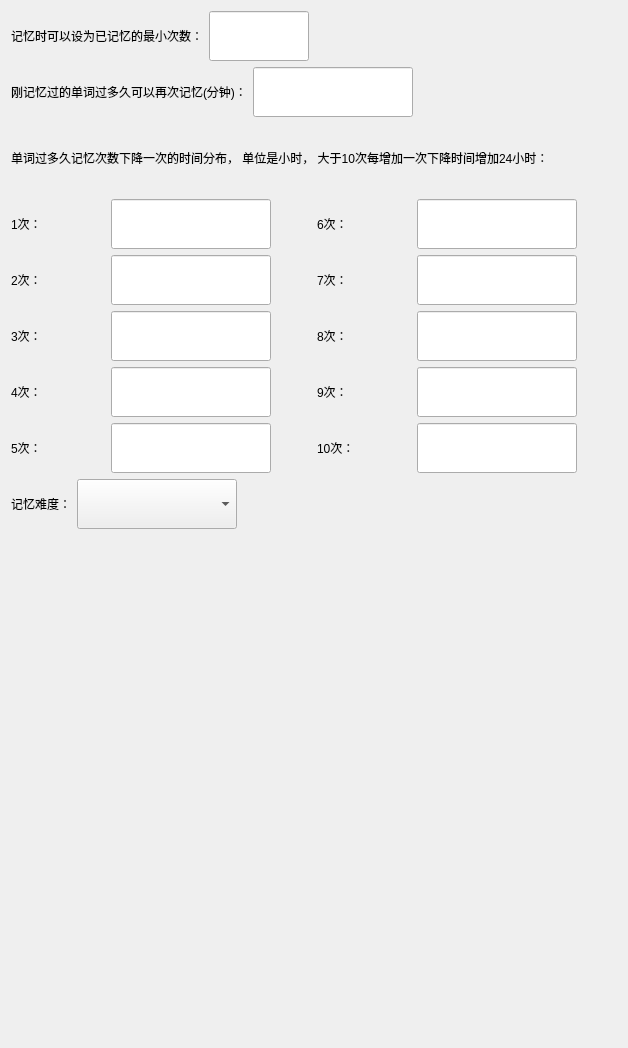
     <widget class="QWidget" name="tab_forgetSet">
      <attribute name="title">
       <string>记忆设置</string>
      </attribute>
      <layout class="QVBoxLayout" name="verticalLayout_2">
       <item>
        <layout class="QHBoxLayout" name="horizontalLayout">
         <item>
          <widget class="QLabel" name="label_leastFoTi">
           <property name="text">
            <string>记忆时可以设为已记忆的最小次数：</string>
           </property>
          </widget>
         </item>
         <item>
          <widget class="QLineEdit" name="lineEdit_leastFoTi">
           <property name="sizePolicy">
            <sizepolicy hsizetype="Preferred" vsizetype="Fixed">
             <horstretch>0</horstretch>
             <verstretch>0</verstretch>
            </sizepolicy>
           </property>
           <property name="minimumSize">
            <size>
             <width>100</width>
             <height>50</height>
            </size>
           </property>
           <property name="maximumSize">
            <size>
             <width>100</width>
             <height>16777215</height>
            </size>
           </property>
          </widget>
         </item>
         <item>
          <spacer name="horizontalSpacer_4">
           <property name="orientation">
            <enum>Qt::Horizontal</enum>
           </property>
           <property name="sizeHint" stdset="0">
            <size>
             <width>40</width>
             <height>20</height>
            </size>
           </property>
          </spacer>
         </item>
        </layout>
       </item>
       <item>
        <layout class="QHBoxLayout" name="horizontalLayout_2">
         <item>
          <widget class="QLabel" name="label_memInterval">
           <property name="text">
            <string>刚记忆过的单词过多久可以再次记忆(分钟)：</string>
           </property>
          </widget>
         </item>
         <item>
          <widget class="QLineEdit" name="lineEdit_memInterval">
           <property name="sizePolicy">
            <sizepolicy hsizetype="Preferred" vsizetype="Fixed">
             <horstretch>0</horstretch>
             <verstretch>0</verstretch>
            </sizepolicy>
           </property>
           <property name="minimumSize">
            <size>
             <width>160</width>
             <height>50</height>
            </size>
           </property>
           <property name="maximumSize">
            <size>
             <width>160</width>
             <height>16777215</height>
            </size>
           </property>
          </widget>
         </item>
         <item>
          <spacer name="horizontalSpacer_5">
           <property name="orientation">
            <enum>Qt::Horizontal</enum>
           </property>
           <property name="sizeHint" stdset="0">
            <size>
             <width>40</width>
             <height>20</height>
            </size>
           </property>
          </spacer>
         </item>
        </layout>
       </item>
       <item>
        <widget class="QLabel" name="label_declineTimes">
         <property name="minimumSize">
          <size>
           <width>0</width>
           <height>70</height>
          </size>
         </property>
         <property name="text">
          <string>单词过多久记忆次数下降一次的时间分布， 单位是小时， 大于10次每增加一次下降时间增加24小时：</string>
         </property>
         <property name="wordWrap">
          <bool>true</bool>
         </property>
        </widget>
       </item>
       <item>
        <layout class="QHBoxLayout" name="horizontalLayout_3">
         <item>
          <layout class="QGridLayout" name="gridLayout">
           <property name="horizontalSpacing">
            <number>0</number>
           </property>
           <item row="0" column="0">
            <widget class="QLabel" name="label_times0">
             <property name="minimumSize">
              <size>
               <width>100</width>
               <height>0</height>
              </size>
             </property>
             <property name="text">
              <string>1次：</string>
             </property>
            </widget>
           </item>
           <item row="0" column="1">
            <widget class="QLineEdit" name="lineEdit_times0">
             <property name="sizePolicy">
              <sizepolicy hsizetype="Preferred" vsizetype="Fixed">
               <horstretch>0</horstretch>
               <verstretch>0</verstretch>
              </sizepolicy>
             </property>
             <property name="minimumSize">
              <size>
               <width>160</width>
               <height>50</height>
              </size>
             </property>
             <property name="maximumSize">
              <size>
               <width>160</width>
               <height>16777215</height>
              </size>
             </property>
            </widget>
           </item>
           <item row="1" column="0">
            <widget class="QLabel" name="label_times1">
             <property name="minimumSize">
              <size>
               <width>100</width>
               <height>0</height>
              </size>
             </property>
             <property name="text">
              <string>2次：</string>
             </property>
            </widget>
           </item>
           <item row="1" column="1">
            <widget class="QLineEdit" name="lineEdit_times1">
             <property name="sizePolicy">
              <sizepolicy hsizetype="Preferred" vsizetype="Fixed">
               <horstretch>0</horstretch>
               <verstretch>0</verstretch>
              </sizepolicy>
             </property>
             <property name="minimumSize">
              <size>
               <width>160</width>
               <height>50</height>
              </size>
             </property>
             <property name="maximumSize">
              <size>
               <width>160</width>
               <height>16777215</height>
              </size>
             </property>
            </widget>
           </item>
           <item row="2" column="0">
            <widget class="QLabel" name="label_times2">
             <property name="minimumSize">
              <size>
               <width>100</width>
               <height>0</height>
              </size>
             </property>
             <property name="text">
              <string>3次：</string>
             </property>
            </widget>
           </item>
           <item row="2" column="1">
            <widget class="QLineEdit" name="lineEdit_times2">
             <property name="sizePolicy">
              <sizepolicy hsizetype="Preferred" vsizetype="Fixed">
               <horstretch>0</horstretch>
               <verstretch>0</verstretch>
              </sizepolicy>
             </property>
             <property name="minimumSize">
              <size>
               <width>160</width>
               <height>50</height>
              </size>
             </property>
             <property name="maximumSize">
              <size>
               <width>160</width>
               <height>16777215</height>
              </size>
             </property>
            </widget>
           </item>
           <item row="3" column="0">
            <widget class="QLabel" name="label_times3">
             <property name="minimumSize">
              <size>
               <width>100</width>
               <height>0</height>
              </size>
             </property>
             <property name="text">
              <string>4次：</string>
             </property>
            </widget>
           </item>
           <item row="3" column="1">
            <widget class="QLineEdit" name="lineEdit_times3">
             <property name="sizePolicy">
              <sizepolicy hsizetype="Preferred" vsizetype="Fixed">
               <horstretch>0</horstretch>
               <verstretch>0</verstretch>
              </sizepolicy>
             </property>
             <property name="minimumSize">
              <size>
               <width>160</width>
               <height>50</height>
              </size>
             </property>
             <property name="maximumSize">
              <size>
               <width>160</width>
               <height>16777215</height>
              </size>
             </property>
            </widget>
           </item>
           <item row="4" column="0">
            <widget class="QLabel" name="label_times4">
             <property name="minimumSize">
              <size>
               <width>100</width>
               <height>0</height>
              </size>
             </property>
             <property name="text">
              <string>5次：</string>
             </property>
            </widget>
           </item>
           <item row="4" column="1">
            <widget class="QLineEdit" name="lineEdit_times4">
             <property name="sizePolicy">
              <sizepolicy hsizetype="Preferred" vsizetype="Fixed">
               <horstretch>0</horstretch>
               <verstretch>0</verstretch>
              </sizepolicy>
             </property>
             <property name="minimumSize">
              <size>
               <width>160</width>
               <height>50</height>
              </size>
             </property>
             <property name="maximumSize">
              <size>
               <width>160</width>
               <height>16777215</height>
              </size>
             </property>
            </widget>
           </item>
          </layout>
         </item>
         <item>
          <spacer name="horizontalSpacer">
           <property name="orientation">
            <enum>Qt::Horizontal</enum>
           </property>
           <property name="sizeHint" stdset="0">
            <size>
             <width>40</width>
             <height>20</height>
            </size>
           </property>
          </spacer>
         </item>
         <item>
          <layout class="QGridLayout" name="gridLayout_2">
           <property name="horizontalSpacing">
            <number>0</number>
           </property>
           <item row="0" column="0">
            <widget class="QLabel" name="label_times5">
             <property name="minimumSize">
              <size>
               <width>100</width>
               <height>0</height>
              </size>
             </property>
             <property name="text">
              <string>6次：</string>
             </property>
            </widget>
           </item>
           <item row="0" column="1">
            <widget class="QLineEdit" name="lineEdit_times5">
             <property name="sizePolicy">
              <sizepolicy hsizetype="Preferred" vsizetype="Fixed">
               <horstretch>0</horstretch>
               <verstretch>0</verstretch>
              </sizepolicy>
             </property>
             <property name="minimumSize">
              <size>
               <width>160</width>
               <height>50</height>
              </size>
             </property>
             <property name="maximumSize">
              <size>
               <width>160</width>
               <height>16777215</height>
              </size>
             </property>
            </widget>
           </item>
           <item row="1" column="0">
            <widget class="QLabel" name="label_times6">
             <property name="minimumSize">
              <size>
               <width>100</width>
               <height>0</height>
              </size>
             </property>
             <property name="text">
              <string>7次：</string>
             </property>
            </widget>
           </item>
           <item row="1" column="1">
            <widget class="QLineEdit" name="lineEdit_times6">
             <property name="sizePolicy">
              <sizepolicy hsizetype="Preferred" vsizetype="Fixed">
               <horstretch>0</horstretch>
               <verstretch>0</verstretch>
              </sizepolicy>
             </property>
             <property name="minimumSize">
              <size>
               <width>160</width>
               <height>50</height>
              </size>
             </property>
             <property name="maximumSize">
              <size>
               <width>160</width>
               <height>16777215</height>
              </size>
             </property>
            </widget>
           </item>
           <item row="2" column="0">
            <widget class="QLabel" name="label_times7">
             <property name="minimumSize">
              <size>
               <width>100</width>
               <height>0</height>
              </size>
             </property>
             <property name="text">
              <string>8次：</string>
             </property>
            </widget>
           </item>
           <item row="2" column="1">
            <widget class="QLineEdit" name="lineEdit_times7">
             <property name="sizePolicy">
              <sizepolicy hsizetype="Preferred" vsizetype="Fixed">
               <horstretch>0</horstretch>
               <verstretch>0</verstretch>
              </sizepolicy>
             </property>
             <property name="minimumSize">
              <size>
               <width>160</width>
               <height>50</height>
              </size>
             </property>
             <property name="maximumSize">
              <size>
               <width>160</width>
               <height>16777215</height>
              </size>
             </property>
            </widget>
           </item>
           <item row="3" column="0">
            <widget class="QLabel" name="label_times8">
             <property name="minimumSize">
              <size>
               <width>100</width>
               <height>0</height>
              </size>
             </property>
             <property name="text">
              <string>9次：</string>
             </property>
            </widget>
           </item>
           <item row="3" column="1">
            <widget class="QLineEdit" name="lineEdit_times8">
             <property name="sizePolicy">
              <sizepolicy hsizetype="Preferred" vsizetype="Fixed">
               <horstretch>0</horstretch>
               <verstretch>0</verstretch>
              </sizepolicy>
             </property>
             <property name="minimumSize">
              <size>
               <width>160</width>
               <height>50</height>
              </size>
             </property>
             <property name="maximumSize">
              <size>
               <width>160</width>
               <height>16777215</height>
              </size>
             </property>
            </widget>
           </item>
           <item row="4" column="0">
            <widget class="QLabel" name="label_times9">
             <property name="minimumSize">
              <size>
               <width>100</width>
               <height>0</height>
              </size>
             </property>
             <property name="text">
              <string>10次：</string>
             </property>
            </widget>
           </item>
           <item row="4" column="1">
            <widget class="QLineEdit" name="lineEdit_times9">
             <property name="sizePolicy">
              <sizepolicy hsizetype="Preferred" vsizetype="Fixed">
               <horstretch>0</horstretch>
               <verstretch>0</verstretch>
              </sizepolicy>
             </property>
             <property name="minimumSize">
              <size>
               <width>160</width>
               <height>50</height>
              </size>
             </property>
             <property name="maximumSize">
              <size>
               <width>160</width>
               <height>16777215</height>
              </size>
             </property>
            </widget>
           </item>
          </layout>
         </item>
         <item>
          <spacer name="horizontalSpacer_2">
           <property name="orientation">
            <enum>Qt::Horizontal</enum>
           </property>
           <property name="sizeHint" stdset="0">
            <size>
             <width>40</width>
             <height>20</height>
            </size>
           </property>
          </spacer>
         </item>
        </layout>
       </item>
       <item>
        <layout class="QHBoxLayout" name="horizontalLayout_4">
         <item>
          <widget class="QLabel" name="label_memLevel">
           <property name="text">
            <string>记忆难度：</string>
           </property>
          </widget>
         </item>
         <item>
          <widget class="QComboBox" name="combox_memLevel">
           <property name="minimumSize">
            <size>
             <width>160</width>
             <height>50</height>
            </size>
           </property>
          </widget>
         </item>
         <item>
          <spacer name="horizontalSpacer_3">
           <property name="orientation">
            <enum>Qt::Horizontal</enum>
           </property>
           <property name="sizeHint" stdset="0">
            <size>
             <width>40</width>
             <height>20</height>
            </size>
           </property>
          </spacer>
         </item>
        </layout>
       </item>
       <item>
        <spacer name="verticalSpacer">
         <property name="orientation">
          <enum>Qt::Vertical</enum>
         </property>
         <property name="sizeHint" stdset="0">
          <size>
           <width>20</width>
           <height>508</height>
          </size>
         </property>
        </spacer>
       </item>
      </layout>
     </widget>
